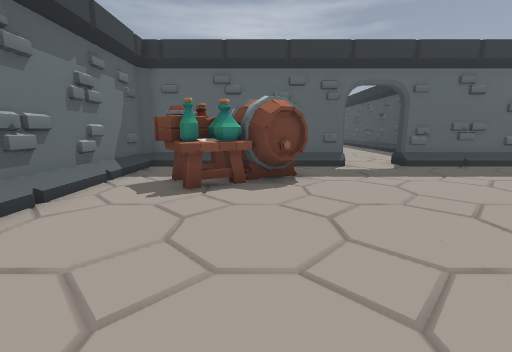
[1] (above)

20 first-person views from a walk through a 3-D level made in the Godot game engine. The camera is 1.2 m above the floor, tilts 10° down and sees 90° across. The floor is counted in squares, 1 m on a side. Each view is taken from the middle of a square. On the plan, view 1 faces up. The plan holds only what a view shows up to about 12 squares ahead; the rest is blank. The place goes on beyond the plan.

[2]
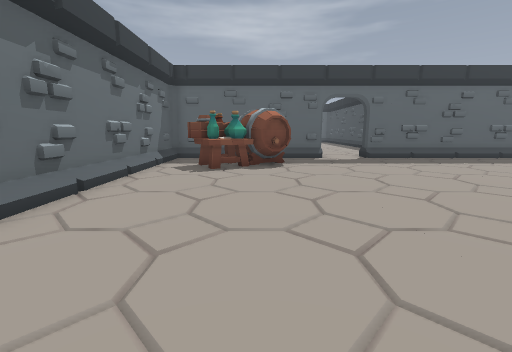

[3]
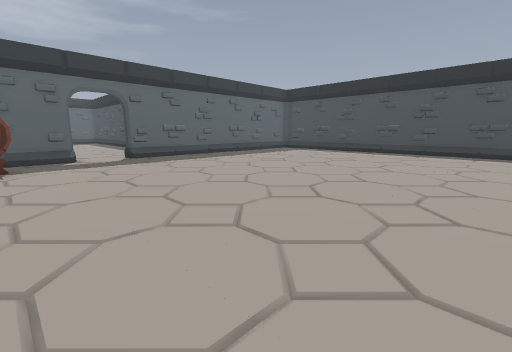

[4]
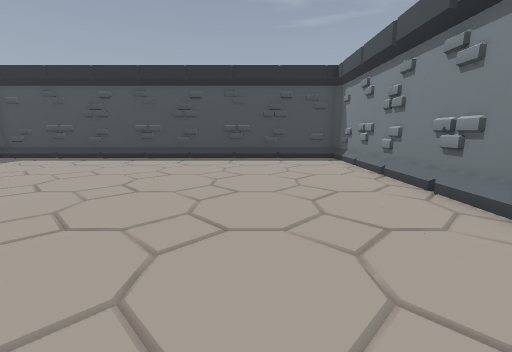

[5]
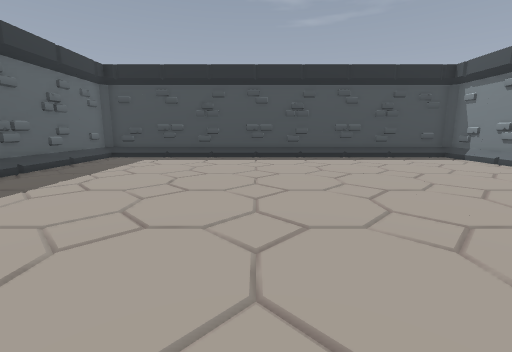

[6]
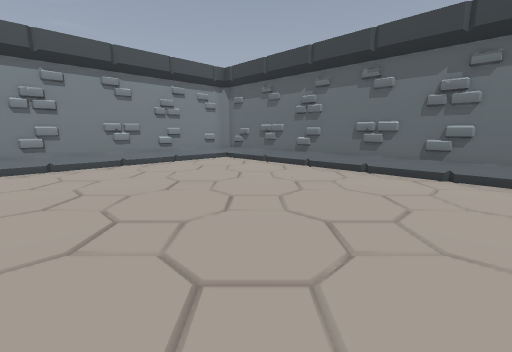

[7]
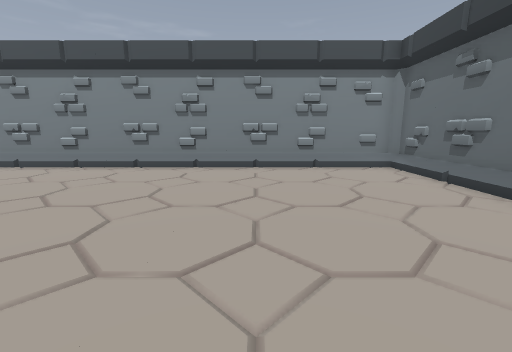

[8]
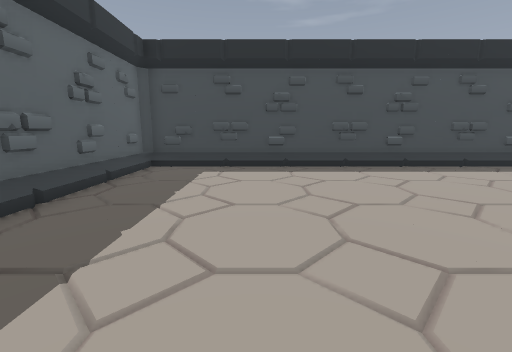

[9]
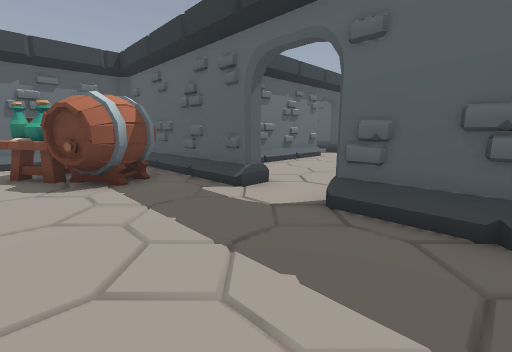

[10]
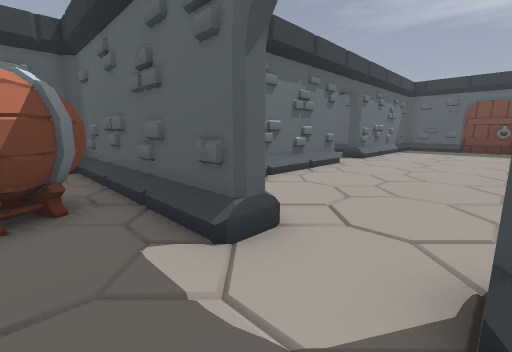

[11]
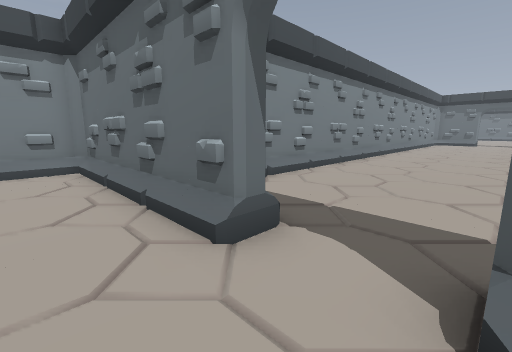

[12]
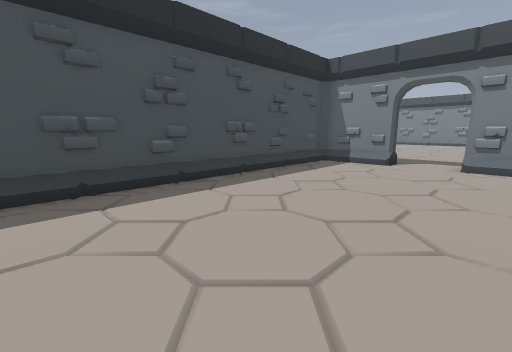

[13]
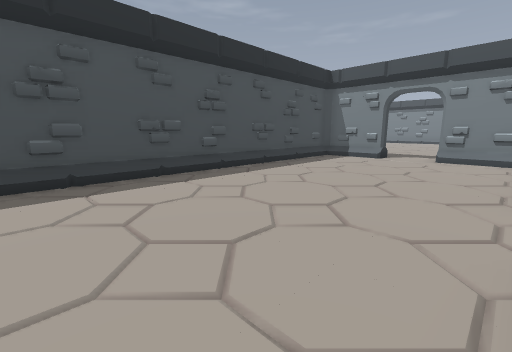

[14]
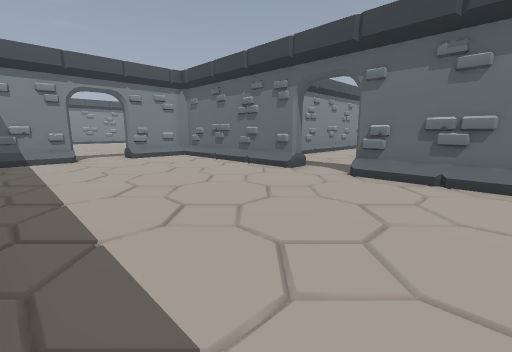

[15]
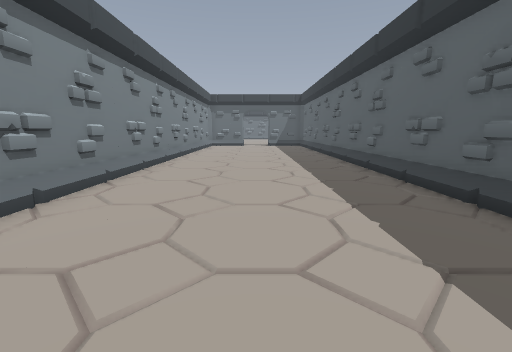

[16]
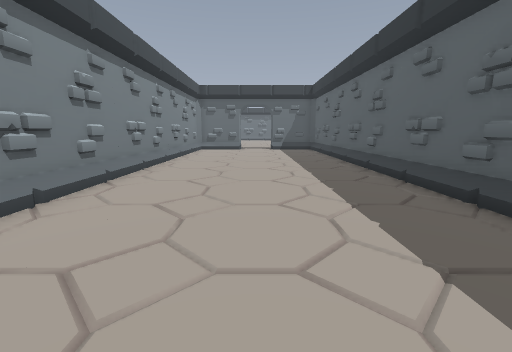

[17]
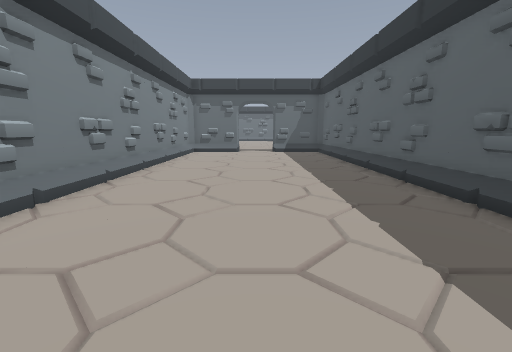

[18]
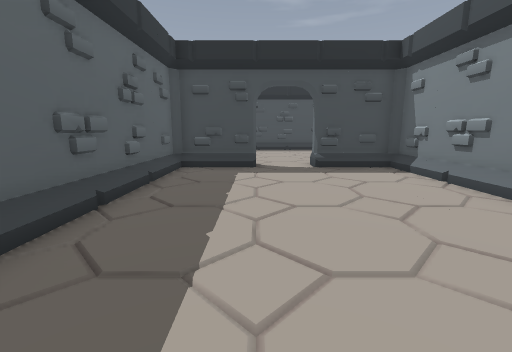

[19]
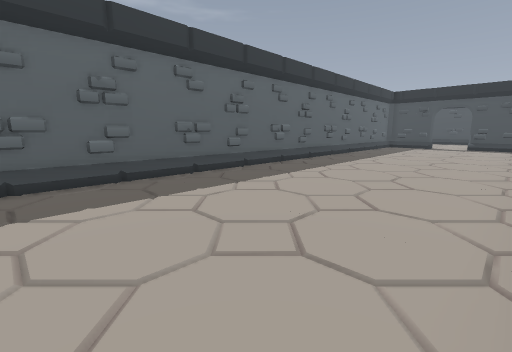

[20]
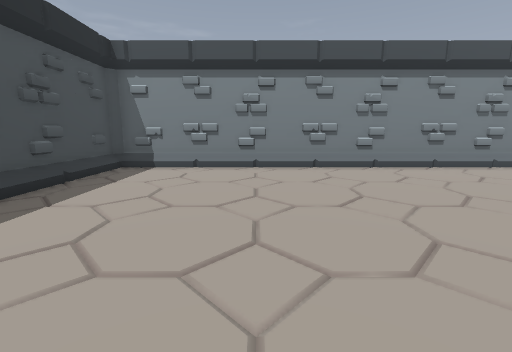

### Floor plan
Points are (right, up) in squares from view 1. A wall is a line through its corners. A room is listed if a view was taken in it or the views show most of it. See-through windows are left out.
Room 1 (views 1, 2, 3, 4, 5, 6, 7, 8, 9, 10, 20)
walls: (1.2, 6.5) (-1.4, 4.9); (0.2, 5.6) (-0.3, 6); (1.2, 6.7) (1.3, 6.2) (0.2, 5.6) (-0.3, 6) (-0.5, 5.5); (1.2, 6.7) (1.3, 6.2); (5.1, -6.4) (5.3, -6.8); (0.4, 6.2) (-0.1, 6) (-0.4, 6.5); (-0.2, 6) (-0.9, 5.6); (-0.3, 5.9) (-0.6, 6.3); (1, 7.3) (1.4, 6.3); (0.8, 7.2) (1, 6.6) (0.7, 6.4); (3, 8.8) (0, 8.8); (-0.9, 6.1) (-1.7, 5.4); (-1.1, 6.2) (-1.9, 5.6); (0.2, 8) (0.6, 7.7) (1, 7.2); (-3.7, 5.5) (-3.7, -6.5) (-3.5, -6.7) (15.5, -6.7) (15.7, -6.5) (15.7, 8.5) (15.5, 8.8) (5, 8.8)
low walls: (1, 6.7) (-0.1, 6.1); (7.4, -6.5) (8.4, -6.5); (-1.4, 4.9) (-2.2, 6.3); (-0.5, 6.7) (-1.1, 6.4); (-1.4, 6.2) (-1.8, 6); (-3.5, 1.9) (-3.5, 0.1); (-3.5, 3.1) (-3.5, 2.1); (-3.5, -2.5) (-3.5, -3.9)
ways out: opening at (3.5, 9) to room 2; opening at (-3, 6) to room 4; gap at (0, 8) to room 4
Room 2 (views 11, 12, 13, 14)
walls: (-0.3, 16) (0.2, 16) (0.2, 9.3) (3, 9.3) (3, 8.8); (0.5, 18) (-0.3, 18); (5, 8.8) (5, 9.3) (7.5, 9.3) (7.7, 9.5) (7.7, 21.1); (0.2, 9.6) (0.5, 9.2); (0.2, 21.1) (0.2, 18)
low walls: (0.5, 15.5) (0.5, 14.6); (0.5, 13.5) (0.5, 12.6); (0.5, 20) (0.5, 18); (1, 9.5) (2.5, 9.5); (0.5, 21.1) (0.5, 20.1)
ways out: opening at (3.5, 9) to room 1; opening at (0, 16.5) to room 3
Room 3 (views 15, 16, 17, 18, 19)
walls: (-0.3, 18) (-0.3, 20.5); (-21.2, 13.3) (-0.3, 13.3) (-0.3, 16); (-0.5, 20.8) (-21.4, 20.8)
low walls: (-4.5, 13.5) (-3.6, 13.5)
ways out: opening at (0, 16.5) to room 2
Room 4 (no view inside)
walls: (-1.9, 5.6) (-2.4, 6.2); (0, 8.8) (-3.5, 8.8) (-3.7, 8.5) (-3.7, 5.5)
low walls: (-1.8, 6) (-2, 6.3)
ways out: opening at (-3, 6) to room 1; gap at (0, 8) to room 1

Positions as (right, up) in squares from view 1, and headings:
1: (0, 0), facing up
2: (0, -3), facing up
3: (1, -3), facing up-right
4: (4, -3), facing right
5: (4, 2), facing right
6: (4, 3), facing down-left
7: (1, 2), facing down
8: (7, 5), facing right
9: (7, 5), facing up-left
10: (5, 7), facing up-left
11: (2, 18), facing down-left
12: (2, 19), facing down-right
13: (1, 21), facing down-right
14: (7, 21), facing down-left
15: (-3, 17), facing left
16: (-7, 17), facing left
17: (-9, 17), facing left
18: (-9, 18), facing right
19: (-21, 14), facing up-right
20: (11, 2), facing down
